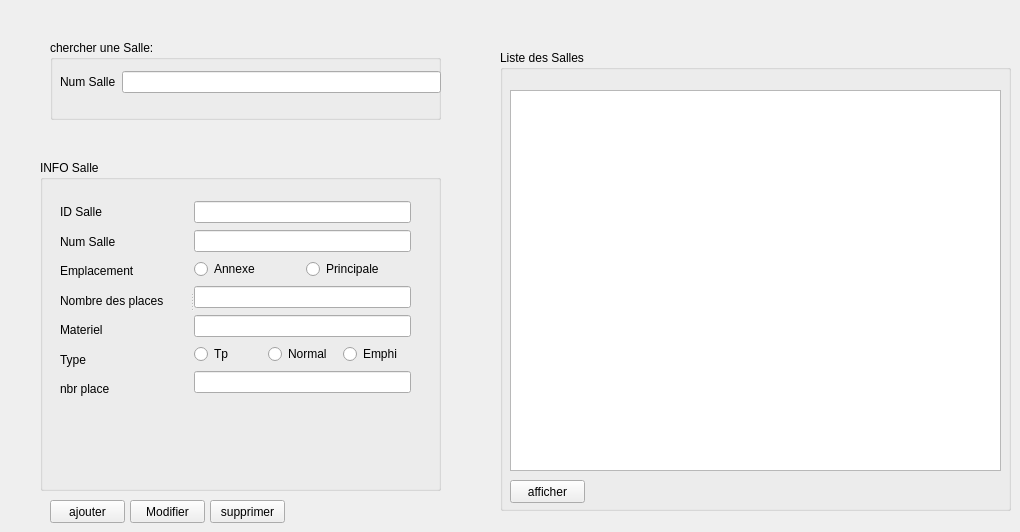
   <widget class="QWidget" name="tab_25">
    <attribute name="title">
     <string>Salle</string>
    </attribute>
    <widget class="QGroupBox" name="groupBox_48">
     <property name="geometry">
      <rect>
       <x>500</x>
       <y>50</y>
       <width>511</width>
       <height>461</height>
      </rect>
     </property>
     <property name="title">
      <string>Liste des Salles</string>
     </property>
     <widget class="QTableView" name="table_salle">
      <property name="geometry">
       <rect>
        <x>10</x>
        <y>40</y>
        <width>491</width>
        <height>381</height>
       </rect>
      </property>
     </widget>
     <widget class="QPushButton" name="afficher_salle">
      <property name="geometry">
       <rect>
        <x>10</x>
        <y>430</y>
        <width>75</width>
        <height>23</height>
       </rect>
      </property>
      <property name="text">
       <string>afficher</string>
      </property>
     </widget>
    </widget>
    <widget class="QGroupBox" name="groupBox_49">
     <property name="geometry">
      <rect>
       <x>40</x>
       <y>160</y>
       <width>401</width>
       <height>331</height>
      </rect>
     </property>
     <property name="title">
      <string>INFO Salle</string>
     </property>
     <widget class="QSplitter" name="splitter_17">
      <property name="geometry">
       <rect>
        <x>20</x>
        <y>40</y>
        <width>351</width>
        <height>201</height>
       </rect>
      </property>
      <property name="orientation">
       <enum>Qt::Horizontal</enum>
      </property>
      <widget class="QWidget" name="layoutWidget_52">
       <layout class="QVBoxLayout" name="verticalLayout_33">
        <item>
         <widget class="QLabel" name="label_209">
          <property name="text">
           <string>ID Salle</string>
          </property>
         </widget>
        </item>
        <item>
         <widget class="QLabel" name="label_210">
          <property name="text">
           <string>Num Salle</string>
          </property>
         </widget>
        </item>
        <item>
         <widget class="QLabel" name="label_211">
          <property name="text">
           <string>Emplacement</string>
          </property>
         </widget>
        </item>
        <item>
         <widget class="QLabel" name="label_212">
          <property name="text">
           <string>Nombre des places</string>
          </property>
         </widget>
        </item>
        <item>
         <widget class="QLabel" name="label_213">
          <property name="text">
           <string>Materiel</string>
          </property>
         </widget>
        </item>
        <item>
         <widget class="QLabel" name="label_214">
          <property name="text">
           <string>Type</string>
          </property>
         </widget>
        </item>
        <item>
         <widget class="QLabel" name="label_215">
          <property name="text">
           <string>nbr place</string>
          </property>
         </widget>
        </item>
       </layout>
      </widget>
      <widget class="QWidget" name="layoutWidget_53">
       <layout class="QVBoxLayout" name="verticalLayout_34">
        <item>
         <widget class="QLineEdit" name="text_ID_salle"/>
        </item>
        <item>
         <widget class="QLineEdit" name="text_num_salle"/>
        </item>
        <item>
         <layout class="QHBoxLayout" name="horizontalLayout_37">
          <item>
           <widget class="QRadioButton" name="radioButton_47">
            <property name="text">
             <string>Annexe</string>
            </property>
           </widget>
          </item>
          <item>
           <widget class="QRadioButton" name="radioButton_48">
            <property name="text">
             <string>Principale</string>
            </property>
           </widget>
          </item>
         </layout>
        </item>
        <item>
         <widget class="QLineEdit" name="text_type"/>
        </item>
        <item>
         <widget class="QLineEdit" name="text_Materiel"/>
        </item>
        <item>
         <layout class="QHBoxLayout" name="horizontalLayout_38">
          <item>
           <widget class="QRadioButton" name="radioButton_49">
            <property name="text">
             <string>Tp</string>
            </property>
           </widget>
          </item>
          <item>
           <widget class="QRadioButton" name="radioButton_50">
            <property name="text">
             <string>Normal</string>
            </property>
           </widget>
          </item>
          <item>
           <widget class="QRadioButton" name="radioButton_51">
            <property name="text">
             <string>Emphi</string>
            </property>
           </widget>
          </item>
         </layout>
        </item>
        <item>
         <widget class="QLineEdit" name="text_Nb_place"/>
        </item>
       </layout>
      </widget>
     </widget>
    </widget>
    <widget class="QGroupBox" name="groupBox_50">
     <property name="geometry">
      <rect>
       <x>50</x>
       <y>40</y>
       <width>391</width>
       <height>80</height>
      </rect>
     </property>
     <property name="title">
      <string>chercher une Salle:</string>
     </property>
     <widget class="QWidget" name="layoutWidget_54">
      <property name="geometry">
       <rect>
        <x>10</x>
        <y>30</y>
        <width>381</width>
        <height>24</height>
       </rect>
      </property>
      <layout class="QHBoxLayout" name="horizontalLayout_39">
       <item>
        <widget class="QLabel" name="label_217">
         <property name="text">
          <string>Num Salle</string>
         </property>
        </widget>
       </item>
       <item>
        <widget class="QLineEdit" name="lineEditrechercher"/>
       </item>
      </layout>
     </widget>
    </widget>
    <widget class="QPushButton" name="supprimer_salle">
     <property name="geometry">
      <rect>
       <x>210</x>
       <y>500</y>
       <width>75</width>
       <height>23</height>
      </rect>
     </property>
     <property name="text">
      <string>supprimer</string>
     </property>
    </widget>
    <widget class="QPushButton" name="ajoute_salle">
     <property name="geometry">
      <rect>
       <x>50</x>
       <y>500</y>
       <width>75</width>
       <height>23</height>
      </rect>
     </property>
     <property name="text">
      <string>ajouter</string>
     </property>
    </widget>
    <widget class="QPushButton" name="modifier_salle">
     <property name="geometry">
      <rect>
       <x>130</x>
       <y>500</y>
       <width>75</width>
       <height>23</height>
      </rect>
     </property>
     <property name="text">
      <string>Modifier</string>
     </property>
    </widget>
   </widget>
